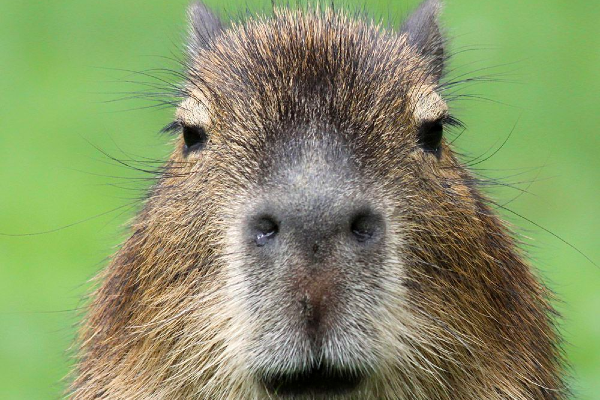
#> input picture Learn PYTHON_Python OGREN/11_Yapay Zeka Artificial Intelligence/opencv_projects/images/square1_600x400.png, 600 x 400 px
$ python 'opencv_57 inpaint mask.py'
#> lines starting #> are read from the running program, lines starting #| are printed output that depends on the picture; after the words box and inside, x2 and y2 are one past the last pixel; in counts of white or black regions, pixels touching at a corner belong together
# inpaint mask
import cv2

r1 = cv2.imread("images/square1_600x400.png")
#> r1 is the input picture: shape (400, 600, 3); mean B, G, R 103.2, 147.4, 135.1
r2 = cv2.imread("images/ornekresim01_600x400.png",0)
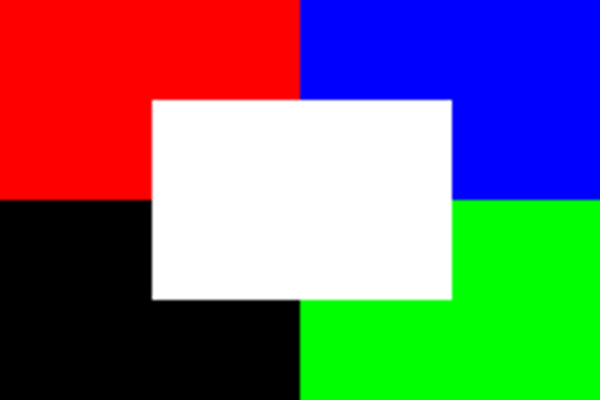
#> input picture Learn PYTHON_Python OGREN/11_Yapay Zeka Artificial Intelligence/opencv_projects/images/ornekresim01_600x400.png, 600 x 400 px
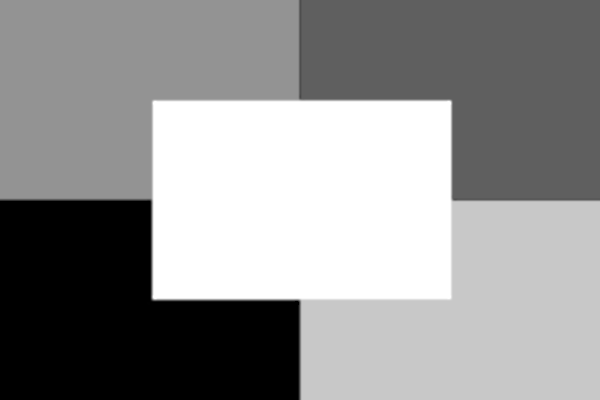
#> r2: shape (400, 600); min 0, max 255, mean 146.2
cv2.imshow("Orjinal1", r1)
cv2.imshow("Orjinal2", r2)

_, c1 = cv2.threshold(r2, 200, 255, cv2.THRESH_BINARY)
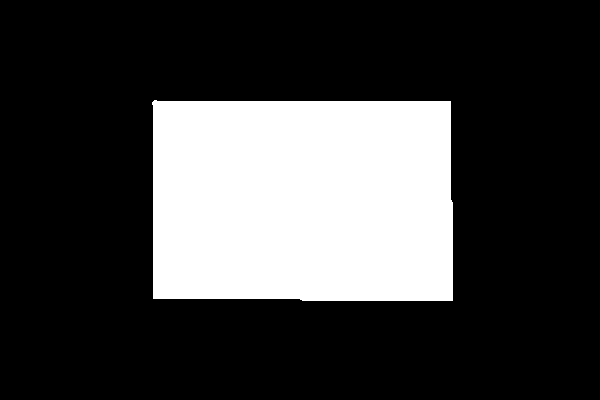
#> c1: shape (400, 600); 24.8% white; 1 white region, box (x1, y1, x2, y2) and area: (152, 100, 453, 301) 59510
_, c2 = cv2.threshold(r2, 200, 255, cv2.THRESH_BINARY_INV)
cv2.imshow("Cevrilmis1", c1)
cv2.imshow("Cevrilmis2", c2)

f1 = cv2.inpaint(r1, c1, 2, cv2.INPAINT_NS)
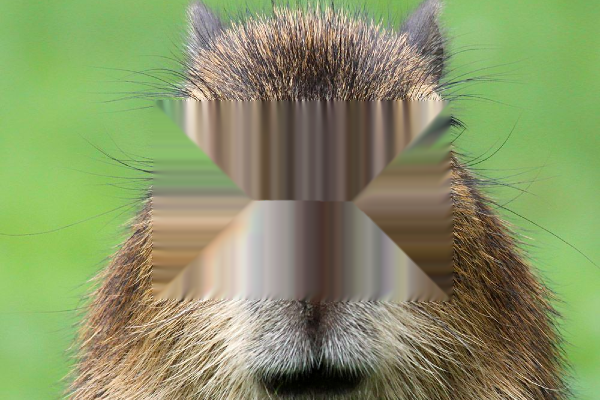
#> f1: shape (400, 600, 3); mean B, G, R 102.2, 147.9, 135.6
cv2.imshow("inpaint ile1", f1)
f2 = cv2.inpaint(r1, c2, 2, cv2.INPAINT_NS)
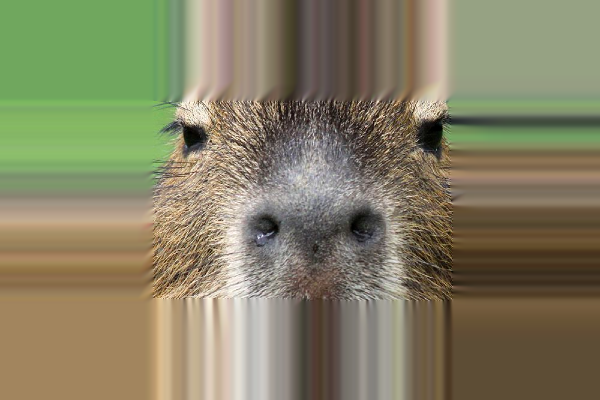
#> f2: shape (400, 600, 3); mean B, G, R 100.1, 128.6, 132.7
cv2.imshow("inpaint ile2", f2)


cv2.waitKey(0)
cv2.destroyAllWindows()
